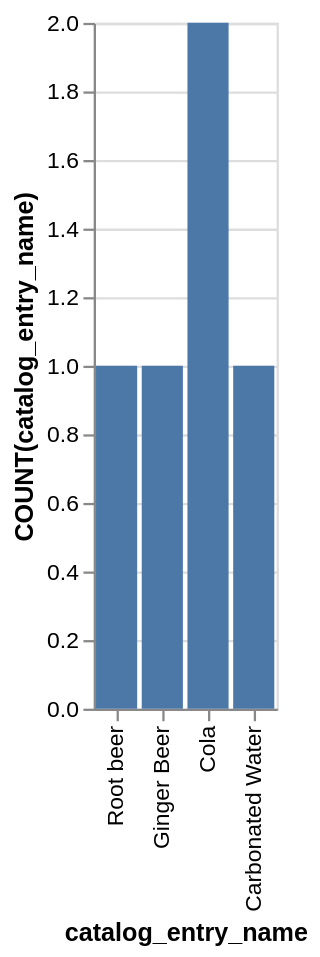

Here is the Vega-Lite specification saved for this chart:
### Vega-Lite specification from a JSON file in a GitHub repository (floating-point values rounded to 4 significant figures)
{"data": {"values": [{"x_data": "Root beer", "y_data": 1}, {"x_data": "Ginger Beer", "y_data": 1}, {"x_data": "Cola", "y_data": 2}, {"x_data": "Carbonated Water", "y_data": 1}]}, "mark": "bar", "encoding": {"x": {"field": "x_data", "type": "nominal", "title": "catalog_entry_name", "sort": "descending"}, "y": {"field": "y_data", "type": "quantitative", "title": "COUNT(catalog_entry_name)"}}}
